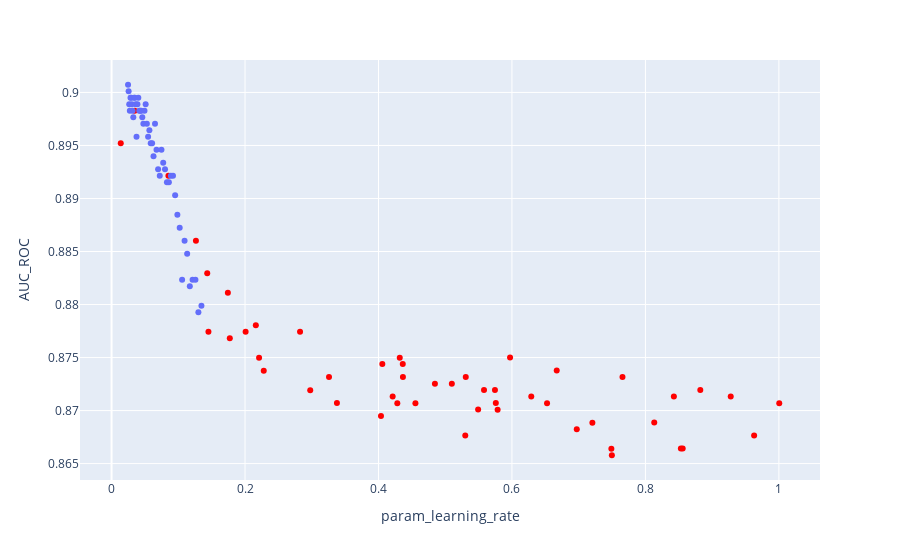

Here is the notebook cell this chart was saved with:
### Code cell
# create a dataframe from results
fig = px.scatter(result_coarse, x = params_key[2], 
                    y = params_key[3])
fig.update_traces(marker=dict(color='red'))
fig.add_trace(px.scatter(result_fine, x = params_key[2], 
                    y = params_key[3]).data[0])

# menyatukan kedua plot dalam satu objek

fig.show()
